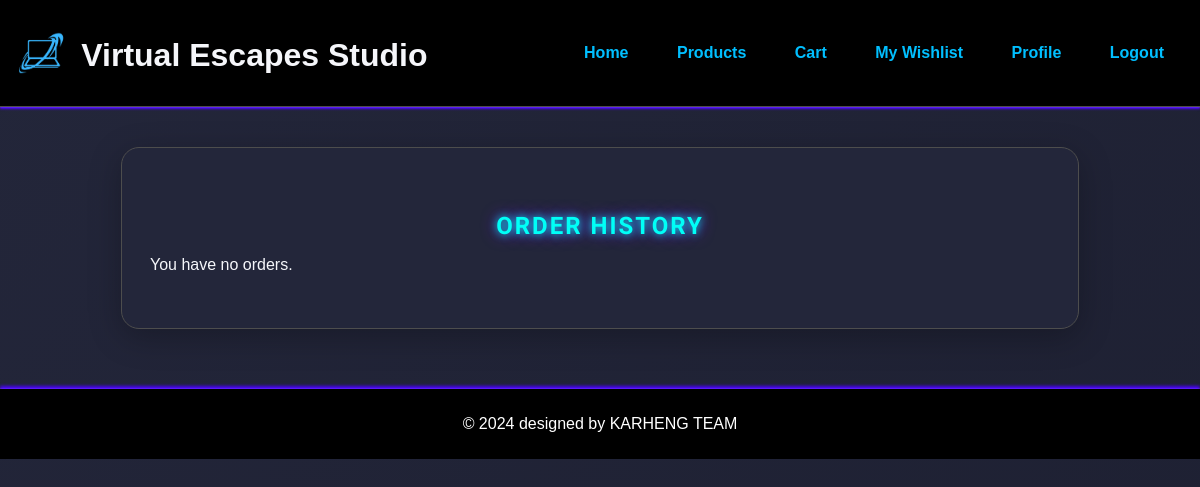
The app's page /mem_order/order_history.php (signed in), older data.
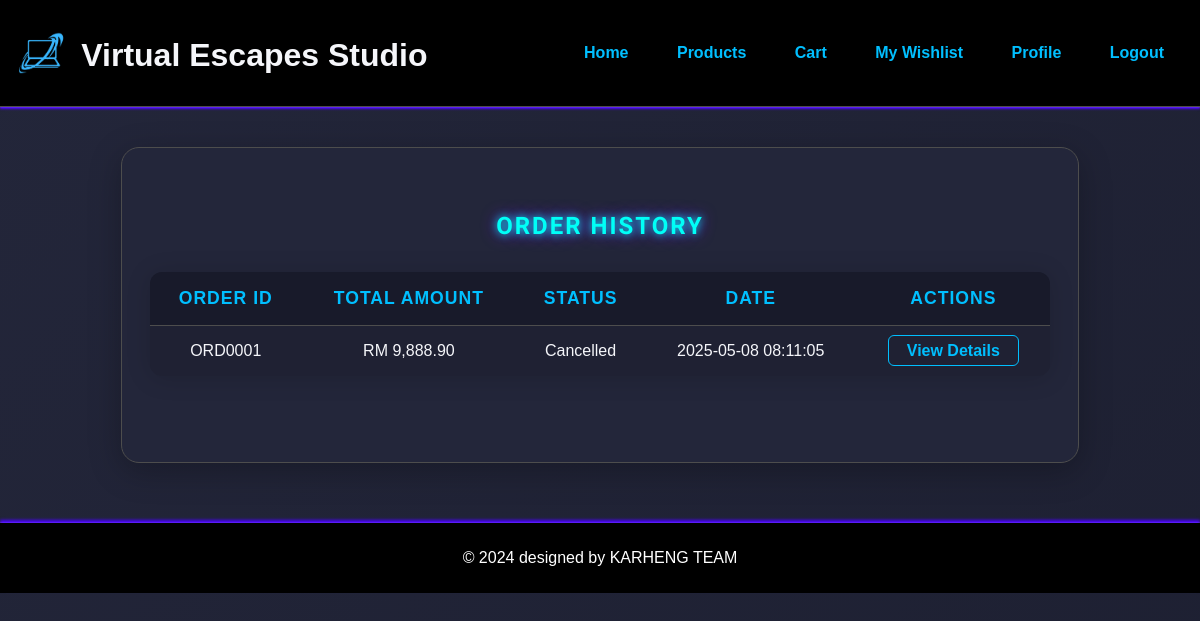
The same page, newer data.
### tables this page shows
CREATE TABLE `orders` (
  `Order_ID` char(7) NOT NULL,
  `User_ID` char(6) NOT NULL,
  `Total_Price` decimal(10,2) NOT NULL,
  `Status` varchar(20) NOT NULL,
  `Shipping_Cost` decimal(10,2) DEFAULT NULL,
  `Order_Quantity` varchar(10) DEFAULT NULL,
  `tax_amount` decimal(10,2) DEFAULT NULL,
  `subtotal` decimal(10,2) DEFAULT NULL,
  `created_at` timestamp NOT NULL DEFAULT current_timestamp()
);

### mem_order/order_history.php (the view, shortened to what this page needs)
<?php
include '../includes/header.php';
include '../db.php';
$stmt = $conn->prepare("SELECT * FROM orders WHERE user_id = ? ORDER BY Order_ID DESC");
$stmt->execute([$_SESSION['user_id']]);
$orders = $stmt->fetchAll(PDO::FETCH_ASSOC);
?>
<div class="order-history-box">
    <h2 class="order-history-heading">Order History</h2>
    <?php if (empty($orders)): ?>
        <p>You have no orders.</p>
    <?php else: ?>
        <table class="order-history-table">
            <thead>
                <tr>
                    <th>Order ID</th>
                    <th>Total Amount</th>
                    <th>Status</th>
                    <th>Date</th>
                    <th>Actions</th>
                </tr>
            </thead>
            <tbody>
                <?php foreach ($orders as $order): ?>
                    <tr>
                        <td><?php echo $order['Order_ID']; ?></td>
                        <td>RM <?php echo number_format($order['Total_Price'], 2); ?></td>
                        <td><?php echo $order['Status']; ?></td>
                        <td><?php echo $order['created_at']; ?></td>
                        <td>
                            <a href="order_detail.php?id=<?php echo $order['Order_ID']; ?>">View Details</a>
                        </td>
                    </tr>
                <?php endforeach; ?>
            </tbody>
        </table>
    <?php endif; ?>
</div>
<?php
include '../includes/footer.php';
?>

Row changes from the older to the newer data that the page shows:
added orders: Order_ID "ORD0001", Total_Price "9,888.90", Status "Cancelled", created_at "2025-05-08 08:11:05"
Text that changed along with them:
text no longer shown: "You have no orders."
text now shown: "ORDER ID TOTAL AMOUNT STATUS DATE ACTIONS"
